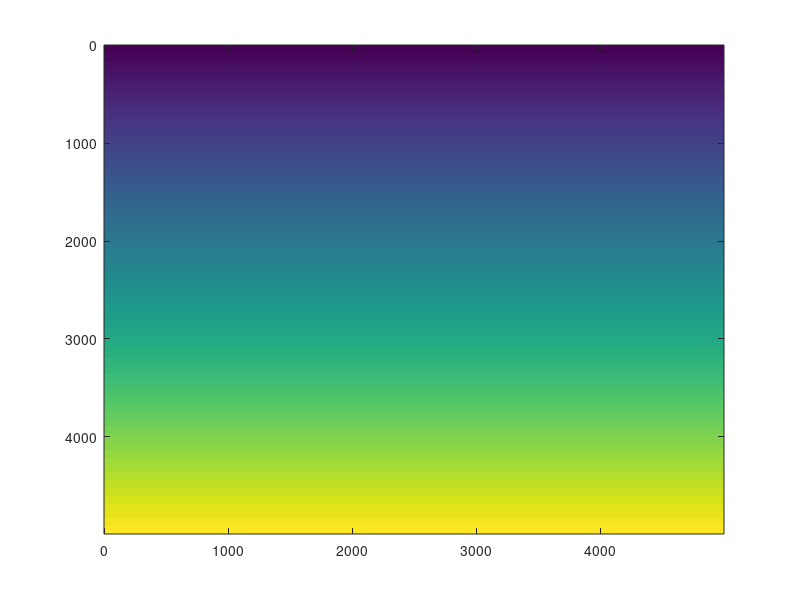

MATLAB code for this plot:
n1=500;
n2=500;
d1=10;
d2=10;
v0=1500;
dv=.6;

% prepare dimesion 1
S1 = d1*(n1-1);
s1 = 0:d1:S1;

% prepare dimension 2
S2 = d2*(n2-1);
s2 = 0:d2:S2;

    [t1,t2] = meshgrid(s1,s2);
    vel = t1.*0+t2.*dv+v0;
    
imagesc(s1,s2,vel)